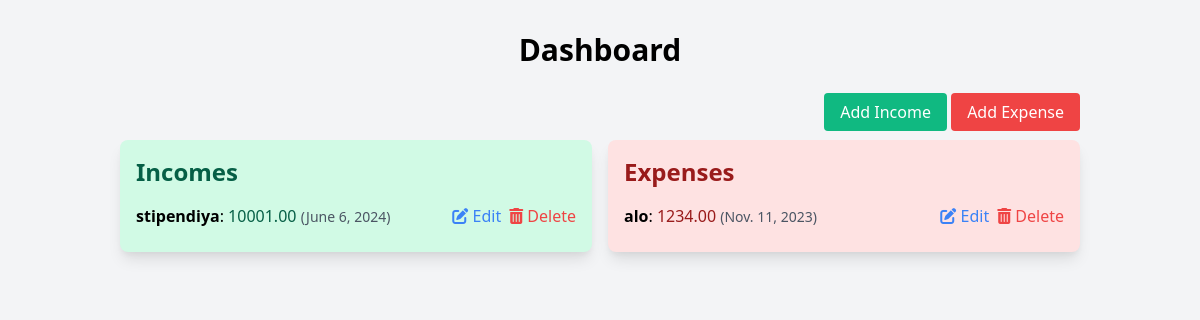
Before: /dashboard/ (signed in) with the older database file.
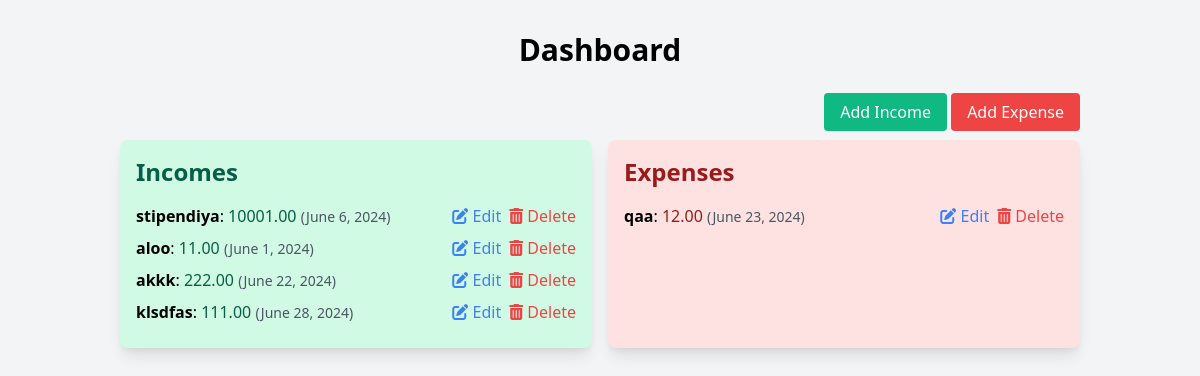
After: the same page with the newer database file.
### transactions/models.py (models this page shows, shortened)
class Transaction(models.Model):
    TRANSACTION_TYPES = [
        ('income', 'Income'),
        ('expense', 'Expense'),
    ]
    user = models.ForeignKey(settings.AUTH_USER_MODEL, on_delete=models.CASCADE)
    description = models.CharField(max_length=255)
    amount = models.DecimalField(max_digits=10, decimal_places=2)
    date = models.DateField()
    transaction_type = models.CharField(max_length=7, choices=TRANSACTION_TYPES, default='income')  # Default value added

### transactions/views.py (the view)
# urls.py: path('dashboard/', dashboard, name='dashboard'),
@login_required
def dashboard(request):
    incomes = Transaction.objects.filter(user=request.user, transaction_type='income')
    expenses = Transaction.objects.filter(user=request.user, transaction_type='expense')  # Chiqimlar ro'yxati
    return render(request, 'dashboard.html', {'incomes': incomes, 'expenses': expenses})

### transactions/templates/dashboard.html (shortened to what this page needs)
<!DOCTYPE html>
<html lang="en">
<head>
    <link href="https://cdn.jsdelivr.net/npm/tailwindcss@2.2.19/dist/tailwind.min.css" rel="stylesheet">
    <link rel="stylesheet" href="https://cdnjs.cloudflare.com/ajax/libs/font-awesome/6.0.0-beta3/css/all.min.css" />
</head>
<body class="bg-gray-100 min-h-screen">
    <div class="container mx-auto p-8">
        <h1 class="text-3xl font-semibold text-center mb-8">Dashboard</h1>
        <div class="text-right mb-4">
            <a href="{% url 'add_income_transaction' %}" class="bg-green-500 text-white py-2 px-4 rounded hover:bg-green-700 transition duration-300 ease-in-out">Add Income</a>
            <a href="{% url 'add_expense_transaction' %}" class="bg-red-500 text-white py-2 px-4 rounded hover:bg-red-700 transition duration-300 ease-in-out">Add Expense</a>
        </div>
        <div class="grid grid-cols-1 md:grid-cols-2 gap-4">
            <div class="bg-green-100 p-4 rounded-lg shadow-lg">
                <h2 class="text-2xl font-semibold text-green-800 mb-4">Incomes</h2>
                {% if incomes %}
                    <ul>
                        {% for income in incomes %}
                            <li class="mb-2 flex justify-between items-center">
                                <div>
                                    <span class="font-semibold">{{ income.description }}</span>:
                                    <span class="text-green-800">{{ income.amount }}</span>
                                    <span class="text-gray-600 text-sm">({{ income.date }})</span>
                                </div>
                                <div class="flex space-x-2">
                                    <a href="{% url 'edit_transaction' income.id %}" class="text-blue-500 hover:text-blue-700 transition duration-300 ease-in-out">
                                        <i class="fas fa-edit"></i> Edit
                                    </a>
                                    <form method="post" action="{% url 'delete_transaction' income.id %}" onsubmit="return confirm('Are you sure you want to delete this transaction?');">
                                        <button type="submit" class="text-red-500 hover:text-red-700 transition duration-300 ease-in-out">
                                            <i class="fas fa-trash-alt"></i> Delete
                                        </button>
                                    </form>
                                </div>
                            </li>
                        {% endfor %}
                    </ul>
                {% else %}
                    <p class="text-gray-600">No incomes available.</p>
                {% endif %}
            </div>
            <div class="bg-red-100 p-4 rounded-lg shadow-lg">
                <h2 class="text-2xl font-semibold text-red-800 mb-4">Expenses</h2>
                {% if expenses %}
                    <ul>
                        {% for expense in expenses %}
                            <li class="mb-2 flex justify-between items-center">
                                <div>
                                    <span class="font-semibold">{{ expense.description }}</span>:
                                    <span class="text-red-800">{{ expense.amount }}</span>
                                    <span class="text-gray-600 text-sm">({{ expense.date }})</span>
                                </div>
                                <div class="flex space-x-2">
                                    <a href="{% url 'edit_transaction' expense.id %}" class="text-blue-500 hover:text-blue-700 transition duration-300 ease-in-out">
                                        <i class="fas fa-edit"></i> Edit
                                    </a>
                                    <form method="post" action="{% url 'delete_transaction' expense.id %}" onsubmit="return confirm('Are you sure you want to delete this transaction?');">
                                        <button type="submit" class="text-red-500 hover:text-red-700 transition duration-300 ease-in-out">
                                            <i class="fas fa-trash-alt"></i> Delete
                                                                            </button>
                                    </form>
                                </div>
                            </li>
                        {% endfor %}
                    </ul>
                {% else %}
                    <p class="text-gray-600">No expenses available.</p>
                {% endif %}
            </div>
        </div>
    </div>
</body>
</html>

Changed rows visible on the page:
removed Transaction: description "alo", amount "1234.00", date "Nov. 11, 2023", shown under "Expenses"
added Transaction: description "aloo", amount "11.00", date "June 1, 2024", shown under "Incomes"
added Transaction: description "akkk", amount "222.00", date "June 22, 2024", shown under "Incomes"
added Transaction: description "klsdfas", amount "111.00", date "June 28, 2024", shown under "Incomes"
added Transaction: description "qaa", amount "12.00", date "June 23, 2024", shown under "Expenses"
